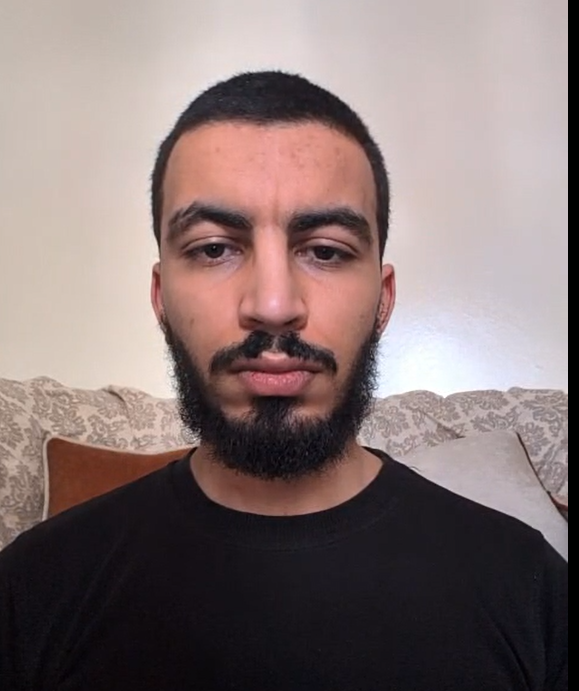
#> input picture test.png, 579 x 691 px
$ python -i detector.py   (imports and definitions only)
#> lines starting #> are read from the running program, lines starting #| are printed output that depends on the picture
# detector.py
import cv2
import os

BASE_DIR   = os.path.dirname(os.path.abspath(__file__))
MODEL_PATH = os.path.join(BASE_DIR, "face_detection_yunet_2023mar.onnx")

USE_YUNET = os.path.exists(MODEL_PATH)

# [14 lines not run here, left out]


def detect_faces(frame):
    h, w = frame.shape[:2]

    if USE_YUNET:
        # detect on half-size frame 4x faster
        small  = cv2.resize(frame, (320, 240))
        detector.setInputSize((320, 240))
        _, faces = detector.detect(small)

        boxes = []
        if faces is not None:
            scale_x = w / 320
            scale_y = h / 240
            for face in faces:
                # scale coordinates back to original size
                x1 = max(0, int(face[0] * scale_x))
                y1 = max(0, int(face[1] * scale_y))
                x2 = min(w, int((face[0] + face[2]) * scale_x))
                y2 = min(h, int((face[1] + face[3]) * scale_y))
                boxes.append((x1, y1, x2, y2))
        return boxes

    else:
        gray  = cv2.cvtColor(frame, cv2.COLOR_BGR2GRAY)
        faces = face_cascade.detectMultiScale(
            gray, 1.1, 5, minSize=(60, 60)
        )
        return [(x, y, x+w, y+h) for (x, y, w, h) in faces]

>>> import cv2
>>> picture = cv2.imread('test.png')
#> picture is the input picture: shape (691, 579, 3); mean B, G, R 115.6, 116.9, 133.3
>>> result = detect_faces(picture)
#> in detect_faces, `gray  = cv2.cvtColor(frame, cv2.COLOR_BGR2GRAY)`:
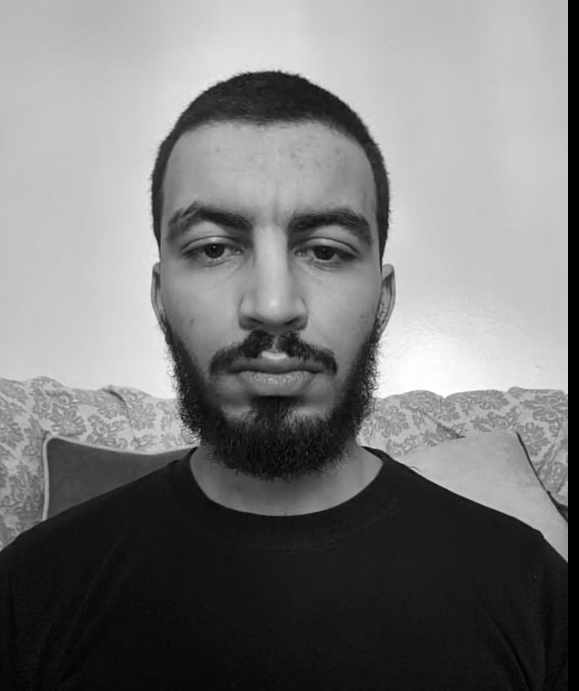
#> gray: shape (691, 579); min 0, max 255, mean 121.6
#> (the run stopped early here; a loop or call above may not have finished)
